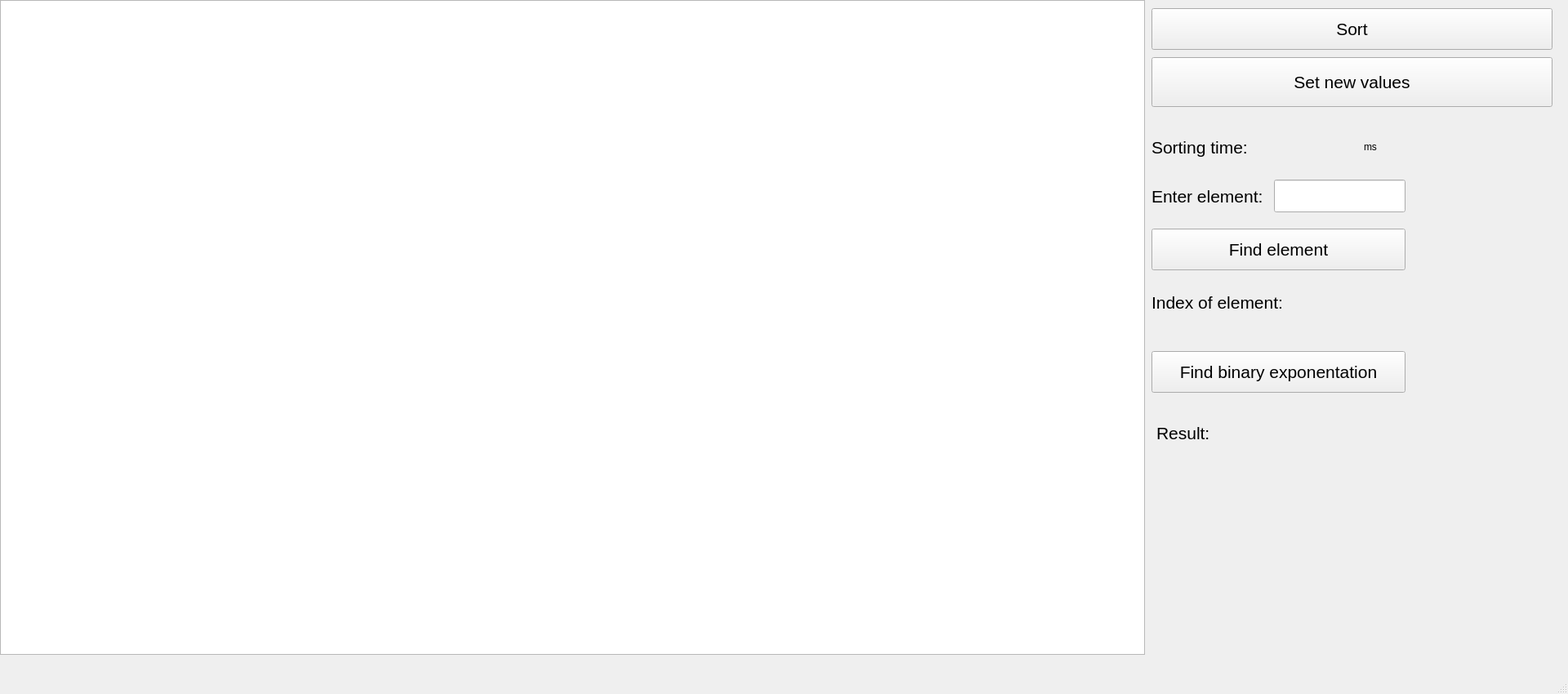
<?xml version="1.0" encoding="UTF-8"?>
<ui version="4.0">
 <class>MainWindow</class>
 <widget class="QMainWindow" name="MainWindow">
  <property name="geometry">
   <rect>
    <x>0</x>
    <y>0</y>
    <width>1920</width>
    <height>850</height>
   </rect>
  </property>
  <property name="windowTitle">
   <string>MainWindow</string>
  </property>
  <widget class="QWidget" name="centralwidget">
   <widget class="QGraphicsView" name="graphicsView">
    <property name="geometry">
     <rect>
      <x>0</x>
      <y>0</y>
      <width>1402</width>
      <height>802</height>
     </rect>
    </property>
   </widget>
   <widget class="QPushButton" name="pushButton">
    <property name="geometry">
     <rect>
      <x>1410</x>
      <y>10</y>
      <width>491</width>
      <height>51</height>
     </rect>
    </property>
    <property name="font">
     <font>
      <pointsize>16</pointsize>
     </font>
    </property>
    <property name="text">
     <string>Sort</string>
    </property>
   </widget>
   <widget class="QPushButton" name="pushButton_2">
    <property name="geometry">
     <rect>
      <x>1410</x>
      <y>70</y>
      <width>491</width>
      <height>61</height>
     </rect>
    </property>
    <property name="font">
     <font>
      <pointsize>16</pointsize>
     </font>
    </property>
    <property name="text">
     <string>Set new values</string>
    </property>
   </widget>
   <widget class="QLabel" name="label">
    <property name="geometry">
     <rect>
      <x>1410</x>
      <y>160</y>
      <width>130</width>
      <height>41</height>
     </rect>
    </property>
    <property name="font">
     <font>
      <pointsize>16</pointsize>
     </font>
    </property>
    <property name="text">
     <string>Sorting time:</string>
    </property>
   </widget>
   <widget class="QLabel" name="label_2">
    <property name="geometry">
     <rect>
      <x>1670</x>
      <y>160</y>
      <width>71</width>
      <height>40</height>
     </rect>
    </property>
    <property name="text">
     <string>ms</string>
    </property>
   </widget>
   <widget class="QLabel" name="label_3">
    <property name="geometry">
     <rect>
      <x>1560</x>
      <y>160</y>
      <width>101</width>
      <height>41</height>
     </rect>
    </property>
    <property name="text">
     <string/>
    </property>
   </widget>
   <widget class="QLineEdit" name="lineEdit">
    <property name="geometry">
     <rect>
      <x>1560</x>
      <y>220</y>
      <width>161</width>
      <height>40</height>
     </rect>
    </property>
    <property name="font">
     <font>
      <pointsize>16</pointsize>
     </font>
    </property>
   </widget>
   <widget class="QLabel" name="label_4">
    <property name="geometry">
     <rect>
      <x>1410</x>
      <y>220</y>
      <width>141</width>
      <height>41</height>
     </rect>
    </property>
    <property name="font">
     <font>
      <pointsize>16</pointsize>
     </font>
    </property>
    <property name="text">
     <string>Enter element:</string>
    </property>
   </widget>
   <widget class="QPushButton" name="pushButton_3">
    <property name="geometry">
     <rect>
      <x>1410</x>
      <y>280</y>
      <width>311</width>
      <height>51</height>
     </rect>
    </property>
    <property name="font">
     <font>
      <pointsize>16</pointsize>
     </font>
    </property>
    <property name="text">
     <string>Find element</string>
    </property>
   </widget>
   <widget class="QLabel" name="label_5">
    <property name="geometry">
     <rect>
      <x>1410</x>
      <y>350</y>
      <width>171</width>
      <height>40</height>
     </rect>
    </property>
    <property name="font">
     <font>
      <pointsize>16</pointsize>
     </font>
    </property>
    <property name="text">
     <string>Index of element:</string>
    </property>
   </widget>
   <widget class="QLabel" name="label_6">
    <property name="geometry">
     <rect>
      <x>1590</x>
      <y>350</y>
      <width>121</width>
      <height>40</height>
     </rect>
    </property>
    <property name="font">
     <font>
      <pointsize>16</pointsize>
     </font>
    </property>
    <property name="text">
     <string/>
    </property>
   </widget>
   <widget class="QPushButton" name="pushButton_4">
    <property name="geometry">
     <rect>
      <x>1410</x>
      <y>430</y>
      <width>311</width>
      <height>51</height>
     </rect>
    </property>
    <property name="font">
     <font>
      <pointsize>16</pointsize>
     </font>
    </property>
    <property name="text">
     <string>Find binary exponentation</string>
    </property>
   </widget>
   <widget class="QLabel" name="label_7">
    <property name="geometry">
     <rect>
      <x>1416</x>
      <y>510</y>
      <width>71</width>
      <height>40</height>
     </rect>
    </property>
    <property name="font">
     <font>
      <pointsize>16</pointsize>
     </font>
    </property>
    <property name="text">
     <string>Result:</string>
    </property>
   </widget>
   <widget class="QLabel" name="label_8">
    <property name="geometry">
     <rect>
      <x>1500</x>
      <y>510</y>
      <width>200</width>
      <height>40</height>
     </rect>
    </property>
    <property name="font">
     <font>
      <pointsize>16</pointsize>
     </font>
    </property>
    <property name="text">
     <string/>
    </property>
   </widget>
  </widget>
  <widget class="QMenuBar" name="menubar">
   <property name="geometry">
    <rect>
     <x>0</x>
     <y>0</y>
     <width>1920</width>
     <height>22</height>
    </rect>
   </property>
  </widget>
  <widget class="QStatusBar" name="statusbar"/>
 </widget>
 <resources/>
 <connections/>
</ui>
